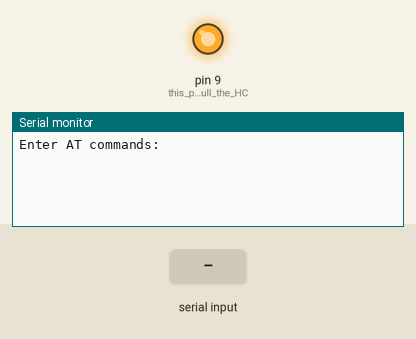
Recording of a sketch running on a simulated Arduino Uno, built with avr-gcc and run on an emulated ATmega328P. Shown: output pins drawn as LEDs (lit = HIGH), the last lines printed to the serial monitor. The inputs (shaded band) are chosen by the test bench.

Above: at 2.2 s.
2.3 s: "1" received over Serial
At 2.6 s:
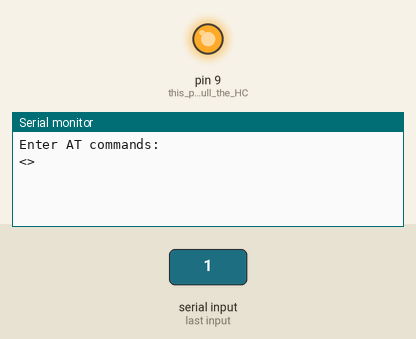
3.8 s: "1" received over the second serial link
At 4.9 s:
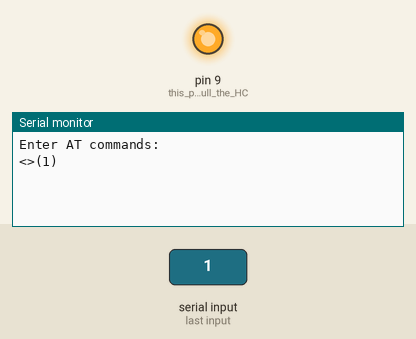

The sketch:

7.8_Bug-Fixing_AT-Commands.ino
```cpp
#include <SoftwareSerial.h>

SoftwareSerial BTSerial(10, 11); // CONNECT BT RX PIN TO ARDUINO 11 PIN | CONNECT BT TX PIN TO ARDUINO 10 PIN

void setup()
{
  pinMode(9, OUTPUT);  // this pin will pull the HC-05 pin 34 (key pin) HIGH to switch module to AT mode
  digitalWrite(9, LOW);
  delay(1000);
  digitalWrite(9, HIGH);
  Serial.begin(9600);
  Serial.println("Enter AT commands:");
  BTSerial.begin(38400);  // HC-05 default speed in AT command more
}

void loop()
{

  // Keep reading from HC-05 and send to Arduino Serial Monitor
  if (BTSerial.available()){
    Serial.print("(");
    Serial.write(BTSerial.read());
    Serial.print(")");
  }

  // Keep reading from Arduino Serial Monitor and send to HC-05

//    BTSerial.write("AT\n");
  if (Serial.available()){
    Serial.print("<");
    BTSerial.write(Serial.read());
    Serial.print(">");

  }
}
```

Measured:
- after the input at 2.3 s, the serial monitor: prints a new line at once (image 1)
- after the input at 3.8 s, the serial monitor: prints a new line at once (image 2)
